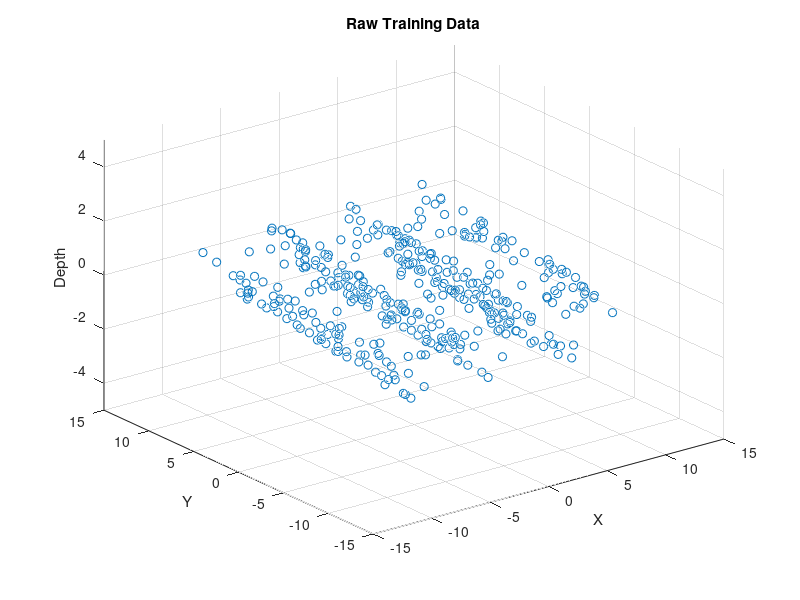

This chart was generated by the following MATLAB code: (Note: this script raises an error after producing the figure.)
%%% 3D GPR in MATLAB // URI Phillip Parisi - Update June 2022

% THIS VERSION USES 3D DATA (technically, 2.5D data)
% X and Y --> position on seafloor (training inputs)
% Z --> depth of seafloor at given position (training outputs)

%%%% GUIDE TO USE
% .m files you need (all in one folder):
% 1. this script, which is the main script
% gpr_functions folder
    % 2. SqExpKernel.m, the kernel function
    % 3. K_Function.m, which builds the covariance matrix

% Add gpr_functions to the path
% you can do this manually with addpath(.../filepath/gpr_functions) 
    % if below code does not work
dir_path = cd;
idcs = strfind(dir_path,'/');
func_dir = dir_path(1:idcs(end));
func_dir = strcat(func_dir,"gpr_functions");
addpath(func_dir);

%%%% RUNNING & PARAMETERS TO TWEAK
% this script should be good to run out-of-the-box
% there will be randomly generated x-data (training data), plotted in blue
% the GPR data points are plotted in red w/ error bars (uncertainty)

% You can TUNE
% - Kernel Hyperparameters: lengthscale -> hp.L, verticalscale, hp.sigma
% - not recommended to change the map_size, but possible

%%%%%%%%%%%%%%%%%%%%%%%%%%%%%%%%%%%%%%%%%%%%%%%% SETUP
clc, clearvars, close all, format compact

% Kernel Hyperparameters
hp.L = 3;           % lengthscale (high = smoother, low = noisier)
hp.sigma = 4;         % output scale / vertical scale  

%%%%%% Generate Random Training Data + Noise (2.5D)
map_size = 20; % side of square map dimensions, keep this even if you can 
x = (-map_size/2:(map_size/2-1));
y = (-map_size/2:(map_size/2-1));
[X,Y] = meshgrid(x,y);

% Matrices map_size x map_size
X = X + randn(map_size,map_size);
Y = Y + randn(map_size,map_size);
Z = 1*sin(X) + Y/20;                    % shape of curve!
% gaussian nosie
noise.mu = 0; noise.sigma = 0.25;
Z = Z + normrnd(noise.mu,noise.sigma,map_size,map_size)/5;

% Reshape (map_size^2 x 1)
X1 = reshape(X,map_size^2,1);
Y1 = reshape(Y,map_size^2,1);
Z1 = reshape(Z,map_size^2,1);

% Rename and Clear Variables
X = [X1 Y1];
Y = Z1;
nnum = length(Y);
clearvars -except X Y map_size nnum hp

% Plot
figure
scatter3(X(:,1),X(:,2),Y,'k.')
xlabel('X'),ylabel('Y'),zlabel('Depth')
title('Raw Training Data'), zlim([-5 5])

%%%%%% Prediction Points STAR
% predict at more points than the raw data
predict_pts = map_size*2;
x_star = (-predict_pts/2:0.5:(predict_pts/2)-0.5); 
y_star = (-predict_pts/2:0.5:(predict_pts/2)-0.5); %adding pts twice as dense
[x_star,y_star] = meshgrid(x_star,y_star);
x_star = reshape(x_star,(2*predict_pts)^2,1);
y_star = reshape(y_star,(2*predict_pts)^2,1);

X_Star = [x_star y_star]; % m x 2 % vertical array, can add training data for prediction X
clear x_star y_star

disp('...test data generated, run the next section...')

%%
%%%%%%%%%%%%%%%%%%%%%%%%%%%%%%%%%%%%%%%%%%%%%%%% MATRIX CALCS
clc, close all, disp('...running, may take a minute...')
tic 

% Calculate V and Inv(V)                            % depends on training x-points only
var_sig = 0.8;                                      % Process Noise (noise from sensor)
W = (var_sig.^2)*eye(nnum);                         % Whitenoise (identity * sigmasquared)
V = K_Function(X,X,hp) + W;                         % Calculate Covariance Matrix using Kernel
V_inv = inv(V); %expensive!


% Generate K Parameters
K_Star = K_Function(X_Star,X,hp);                      % Calculate K_Star for New Point(s)
K_StarStar = K_Function(X_Star,X_Star,hp);             % Calculate K_StarStar for New Point(s)


% Calculate Predictions!                            % Finally bring in the training y-points here
Y_Star_Hat = K_Star * V_inv * Y;                    % Y Predictions (mean values of Gaussians)
CapSigma_Star = K_StarStar - K_Star * V_inv * K_Star'; % Variance Predictions (gives us mean, var for each pt)
Y_Star_Var = diag(CapSigma_Star);                      % The diagonals store the variances we want!

toc
%%%%%%%%%%%%%%%%%%%%%%%%%%%%%%%%%%%%%%%%%%%%%%%% PLOTS

%%%% Plot Raw Data
figure
scatter3(X(:,1),X(:,2),Y, ...       % Training Data
    2, ... % marker size
    'k') % color of pts
xlabel('X'),ylabel('Y'),zlabel('Depth')
title('Raw Training Data'), zlim([-5 5])

%%%%% Plot Prediction Data
% 2sigma are plotted rather than variance
figure
scatter3(X(:,1),X(:,2),Y, ...       % Training Data
    2, ... % marker size
    'k') % color of pts
scatter3(X_Star(:,1),X_Star(:,2),Y_Star_Hat,...  % Predictions
    10,... % marker size
    2*sqrt(Y_Star_Var), ... % 2sigma
    'filled') % color of pts
xlabel('X'), ylabel('Y'), zlabel('Depth')
title('GPR 3D - Seafloor Ripples')
zlim([-5 5])
legend('Predictions','Location','North')
colormap(); 
bar = colorbar();
ylabel(bar,'variance')
xlabel('X'), ylabel('Y'), zlabel('Depth')
title('GPR 3D - Seafloor Ripples')
zlim([-5 5])

% Training and Prediction Data
figure
scatter3(X(:,1),X(:,2),Y, ...       % Training Data
    2, ... % marker size
    'k') % color of pts
hold on

scatter3(X_Star(:,1),X_Star(:,2),Y_Star_Hat,...  % Predictions
    10,... % marker size
    2*sqrt(Y_Star_Var), ... % 2sigma
    'filled') % color of pts
xlabel('X'), ylabel('Y'), zlabel('Depth')
title('GPR 3D - Seafloor Ripples')
zlim([-5 5])
colormap(); 
legend('Raw Data','Predictions','Location','North')
bar = colorbar();
ylabel(bar,'variance')
